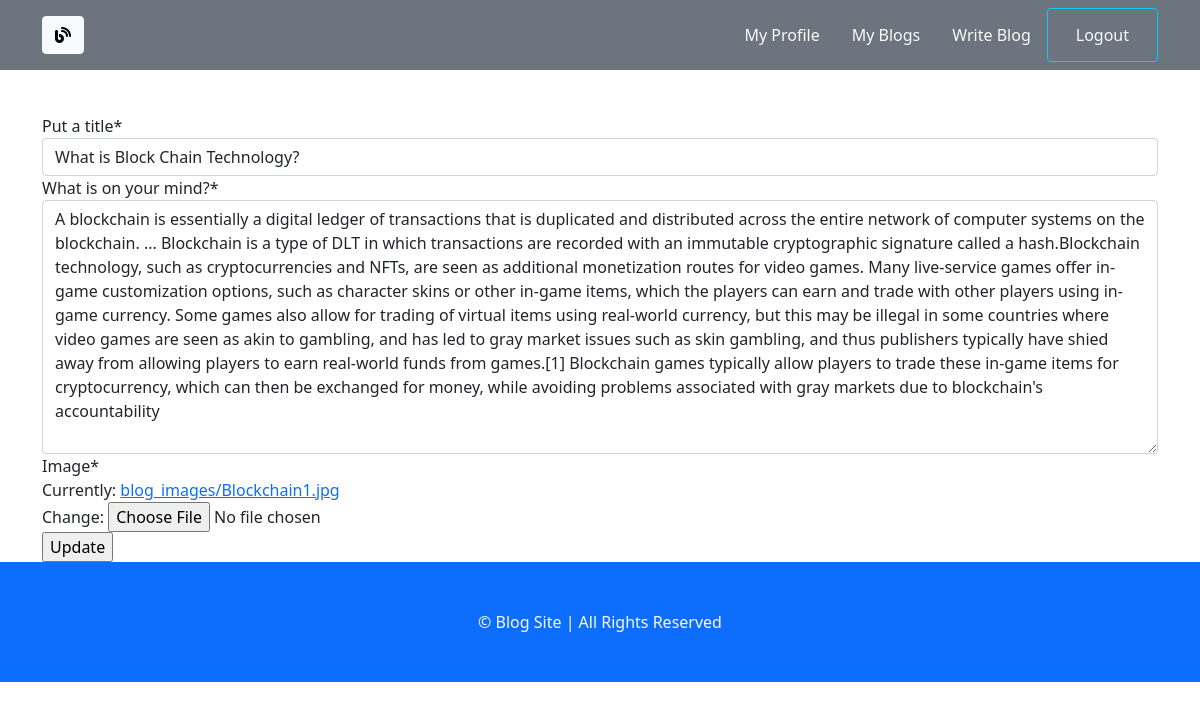
Screenshot of /blog/edit-blogs/1/ (signed in) with the database file from the repository.
### blog_app/models.py (models this page shows, shortened)
class Blog(models.Model):
    author = models.ForeignKey(User,related_name = 'post_author', on_delete = models.CASCADE)
    blog_title = models.CharField(max_length=264,verbose_name='Put a title')
    slug = models.SlugField(max_length=264, unique=True)
    blog_content = models.TextField(verbose_name='What is on your mind?')
    blog_image = models.ImageField(upload_to='blog_images',verbose_name='Image')
    publish_date = models.DateTimeField(auto_now_add=True)
    update_date = models.DateTimeField(auto_now=True)
    class Meta:
        ordering = ('-publish_date',)

### blog_app/views.py (the view, shortened to what this page needs)
# urls.py: path('edit-blogs/<pk>/',views.UpdateBlog.as_view(), name='edit_blogs'),
class UpdateBlog(LoginRequiredMixin, UpdateView):
    model = Blog
    fields = ('blog_title','blog_content','blog_image')
    template_name = 'blog_app/edit_blog.html'

### templates/blog_app/edit_blog.html (shortened to what this page needs)
{% extends 'base.html'%}
{% load crispy_forms_tags %}
{% block body_block %}
{% if blog.author == user%}
<form method="POST" enctype="multipart/form-data">
    {{form | crispy}}
    <input type="submit" value='Update'>
</form>
{%else%}
<h1>Your are not allowed to view this</h1>
{%endif%}
{%endblock%}

### rows the page displays
Blog: blog_title "What is Block Chain Technology?", blog_content "A blockchain is essentially a digital ledger of transactions that is duplicated and distributed across the entire network of computer systems on the blockchain. ... Blockchain is a type of DLT in which transactions are recorded with an immutable cryptographic signature called a hash.Blockchain technology, such as cryptocurrencies and NFTs, are seen as additional monetization routes for video games. Many live-service games offer in-game customization options, such as character skins or other in-game items, which the players can earn and trade with other players using in-game currency. Some games also allow for trading of virtual items using real-world currency, but this may be illegal in…"
